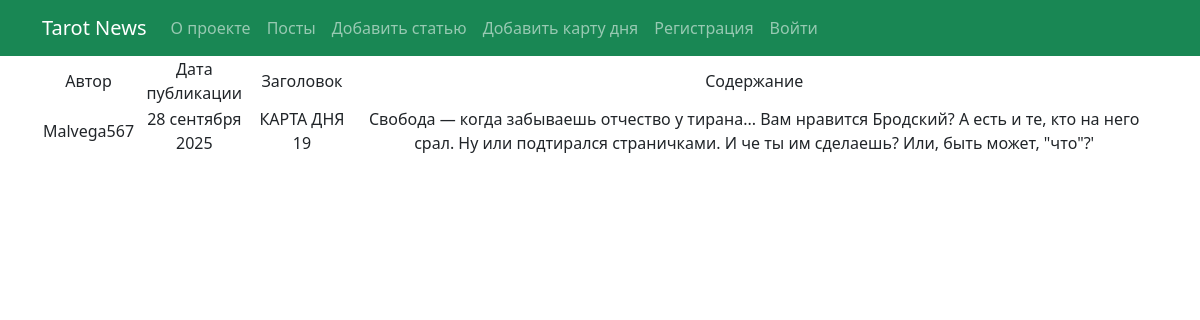
The page /post/25 on the database its author committed.
### portal/models.py (models this page shows, shortened)
class Post(models.Model):
    article = 'AR'
    cart_of_the_day = 'CD'  # аналог новости
    TYPE_CHOICES = ((article, 'статья'), (cart_of_the_day, 'карта дня'))
    author = models.ForeignKey(Author, on_delete=models.CASCADE)
    post_type = models.CharField(max_length=2, choices=TYPE_CHOICES, default=cart_of_the_day)
    time_publication = models.DateTimeField(auto_now_add=True)
    category = models.ManyToManyField(Category, through='PostCategory')
    title = models.CharField(max_length=67)
    text = models.TextField()
    rating = models.IntegerField(default=0)

class Author(models.Model):
    user = models.OneToOneField(User, on_delete=models.CASCADE)
    rating = models.IntegerField(default=0)

### portal/views.py (the view)
# urls.py: path('<int:pk>', PostDetail.as_view(), name='post_detail'),
class PostDetail(DetailView):
    model = Post
    template_name = 'portal/post_detail.html'
    context_object_name = 'post'

### portal/templatetags/custom_filters.py (called while the page is built)
@register.filter(name="censor")
def censor(text: str) -> str:
    if not isinstance(text, str):
        return text
    for word in censor_list:
        text = text.replace(word[1:], '*' * len(word[1:]))
    return text

### templates/portal/post_detail.html (shortened to what this page needs)
{% extends 'flatpages/default.html' %}
{% load custom_filters %}
{% block content %}
<table>
    <tr>
        <td>Автор</td>
        <td>Дата публикации</td>
        <td>Заголовок</td>
        <td>Содержание</td>
    </tr>
    <tr>
        <td>{{ post.author.user.username }}</td>
        <td>{{ post.time_publication|date:"d E Y" }}</td>
        <td>{{ post.title }}</td>
        <td>{{ post.text|censor }}</td>
    </tr>
</table>
{% endblock content %}

### rows shown on the page
Post: author.user.username "Malvega567", time_publication "28 сентября 2025", title "КАРТА ДНЯ 19", text|censor "Свобода — когда забываешь отчество у тирана... Вам нравится Бродский? А есть и те, кто на него срал. Ну или подтирался страничками. И че ты им сделаешь? Или, быть может, \"что\"?'"
